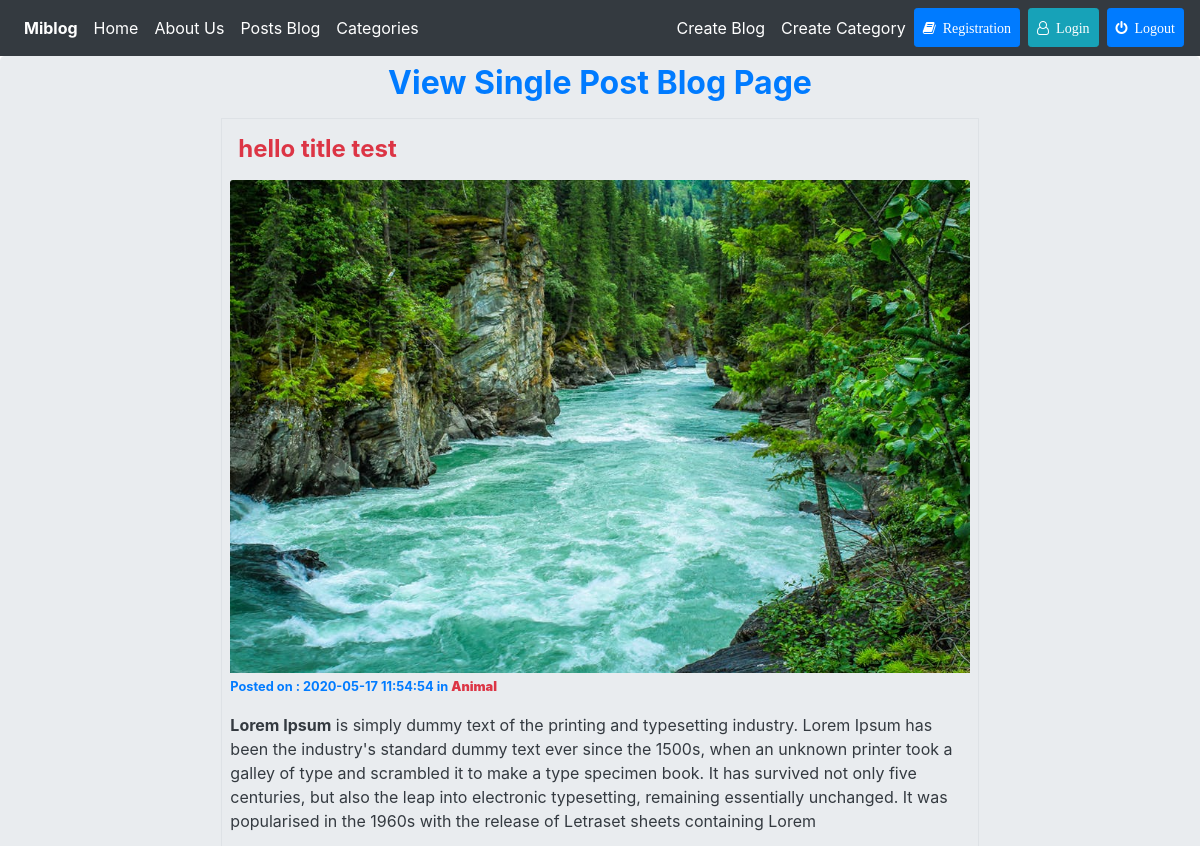
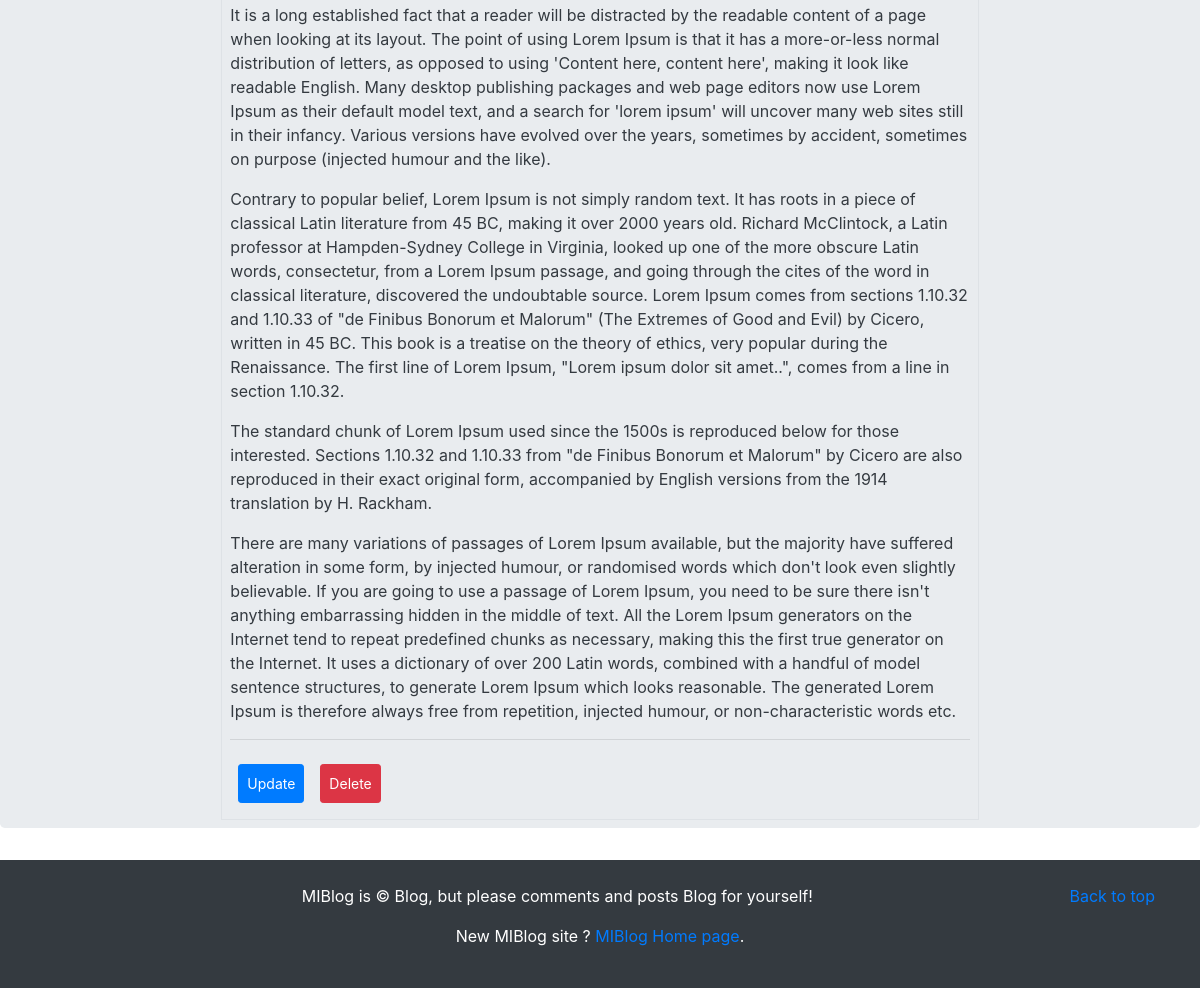
Screenshot of /posts/hello-title-test with the database file from the repository (2 pictures, top to bottom).
### tables this page shows
CREATE TABLE `posts` (
  `id` int(11) NOT NULL,
  `category_id` int(11) NOT NULL,
  `user_id` int(11) NOT NULL,
  `title` varchar(255) NOT NULL,
  `slug` varchar(255) NOT NULL,
  `body` text NOT NULL,
  `post_image` varchar(255) NOT NULL,
  `created_at` timestamp NOT NULL DEFAULT current_timestamp()
);

CREATE TABLE `categories` (
  `category_id` int(11) NOT NULL,
  `category_name` varchar(255) NOT NULL,
  `created_at` timestamp NOT NULL DEFAULT current_timestamp()
);

### application/controllers/Posts.php (called while the page is built, shortened)
<?php
	class Posts extends CI_Controller{
		public function view($slug = NULL){
			$data['post'] = $this->Post_model->get_posts($slug);
			$data['categories'] = $this->Post_model->get_posts($slug);
			$this->load->view('templates/header');
			$this->load->view('posts/view' , $data);
			$this->load->view('templates/footer');
		}
	}
?>

### index.php (called while the page is built, shortened)
<?php
require_once BASEPATH.'core/CodeIgniter.php';

### application/models/Post_model.php (called while the page is built, shortened)
<?php
	class Post_model extends CI_Model{
		public function get_posts($slug = FALSE){
			$this->db->order_by('posts.id','DESC');
			$this->db->join('categories','categories.category_id = posts.category_id');
			$query = $this->db->get_where('posts',array('slug' => $slug));
			return $query->row_array();
		}
	}
?>

### application/views/posts/view.php (the view)
<section class="jumbotron py-2">
   <h2 class="text-center pb-2 text-primary font-weight-bold">View Single Post Blog Page</h2>
   <div class="container col-md-8 text-dark border p-2 m-auto">
		<h4 class="text-danger p-2 font-weight-bold"> <?php echo $post['title']; ?> </h2>
		<img class="card-img-top" src="<?php echo base_url(); ?>assets/images/posts/<?php echo $post['post_image']; ?>"
			alt="post_image" style="max_width=500;max_height=500;">
		<small class="text-primary font-weight-bold m-auto"> Posted on : <?php echo $post['created_at']; ?>
		in <strong class="text-danger"><?php echo $categories['category_name']; ?></strong>
		</small>
		<p><?php echo $post['body']; ?></p>
   	    <hr>
   	    <div class="d-flex">
			<a class="btn btn-primary btn-sm p-2 m-2 pull-left" href="edit/<?php echo $post['slug']; ?>">Update</a>
			<?php echo form_open('posts/delete/'.$post['id']); ?>
				<button type="submit" class="btn btn-danger btn-sm p-2 m-2 pull-right">Delete</button>
			</form>
		</div>
   </div>
</section>

### rows the page displays
posts: title "hello title test", post_image (picture), category.created_at "2020-05-17 11:54:54", category.category_name "Animal", body "Lorem Ipsum is simply dummy text of the printing and typesetting industry. Lorem Ipsum has been the industry's standard dummy text ever since the 1500s, when an unknown printer took a galley of type and scrambled it to make a type specimen book. It has survived not only five centuries, but also the leap into electronic typesetting, remaining essentially unchanged. It was popularised in the 1960s with the release of Letraset sheets containing Lorem It is a long established fact that a reader will be distracted by the readable content of a page when looking at its layout. The point of using Lorem Ipsum is that it has a more-or-less normal distribution of letters, as opposed to using 'Content…"
